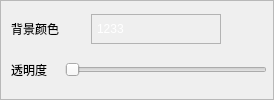
           <widget class="QFrame" name="frame_41">
            <property name="minimumSize">
             <size>
              <width>0</width>
              <height>50</height>
             </size>
            </property>
            <property name="frameShape">
             <enum>QFrame::StyledPanel</enum>
            </property>
            <property name="frameShadow">
             <enum>QFrame::Raised</enum>
            </property>
            <property name="lineWidth">
             <number>0</number>
            </property>
            <layout class="QGridLayout" name="gridLayout_5">
             <property name="leftMargin">
              <number>10</number>
             </property>
             <property name="topMargin">
              <number>6</number>
             </property>
             <property name="rightMargin">
              <number>6</number>
             </property>
             <property name="bottomMargin">
              <number>6</number>
             </property>
             <property name="horizontalSpacing">
              <number>6</number>
             </property>
             <property name="verticalSpacing">
              <number>4</number>
             </property>
             <item row="0" column="0">
              <widget class="QLabel" name="label_23">
               <property name="styleSheet">
                <string notr="true">font: 25 10pt &quot;Microsoft YaHei UI&quot;;</string>
               </property>
               <property name="text">
                <string>背景颜色</string>
               </property>
              </widget>
             </item>
             <item row="0" column="3">
              <spacer name="horizontalSpacer_13">
               <property name="orientation">
                <enum>Qt::Horizontal</enum>
               </property>
               <property name="sizeHint" stdset="0">
                <size>
                 <width>40</width>
                 <height>20</height>
                </size>
               </property>
              </spacer>
             </item>
             <item row="1" column="0">
              <widget class="QLabel" name="label_21">
               <property name="minimumSize">
                <size>
                 <width>40</width>
                 <height>30</height>
                </size>
               </property>
               <property name="maximumSize">
                <size>
                 <width>16777215</width>
                 <height>32</height>
                </size>
               </property>
               <property name="styleSheet">
                <string notr="true">font: 25 10pt &quot;Microsoft YaHei UI&quot;;</string>
               </property>
               <property name="text">
                <string>透明度</string>
               </property>
              </widget>
             </item>
             <item row="0" column="2">
              <widget class="QComboBox" name="comboBox_5">
               <property name="sizePolicy">
                <sizepolicy hsizetype="Fixed" vsizetype="Fixed">
                 <horstretch>0</horstretch>
                 <verstretch>0</verstretch>
                </sizepolicy>
               </property>
               <property name="minimumSize">
                <size>
                 <width>130</width>
                 <height>30</height>
                </size>
               </property>
               <property name="maximumSize">
                <size>
                 <width>130</width>
                 <height>16777215</height>
                </size>
               </property>
               <property name="styleSheet">
                <string notr="true">QComboBox {
    border: 1px solid #b3b3b3;  /* 默认透明边框 */
    background: transparent;        /* 背景透明 */
    color: white;                   /* 字体白色 */
    padding: 2px 15px 2px 5px;      /* 调整文本与箭头间距 */
	
	font: 25 10pt &quot;Microsoft YaHei UI&quot;;
}

/* 鼠标悬停效果 */
QComboBox:hover {
    border: 1px solid #00b6ff;      /* 悬停时蓝色边框 */
}

/* 下拉框展开时的状态 */
QComboBox:on { 
    border: 1px solid #00b6ff;      /* 点击展开时蓝色边框 */
}

/* 下拉箭头样式 */
QComboBox::drop-down {
    subcontrol-origin: padding;
    subcontrol-position: right;
    width: 15px;
    border-left: 1px solid transparent; /* 隐藏原分割线 */
}

QComboBox::down-arrow {
    image: url(:/new/prefix1/icons/down.svg);  /* 自定义白色箭头图标 */
    width: 10px;
    height: 10px;
}
/* 下拉列表视图 */
QComboBox QAbstractItemView {
    border: 1px solid #00b6ff;      /* 下拉框边框颜色 */
    background: rgba(0, 0, 0, 200); /* 半透明黑色背景 */
    color: white;                   /* 选项文字白色 */
    selection-background-color: #00b6ff; /* 选中项背景色 */
    outline: 0px;                   /* 去除选中虚线框 */
}

/* 下拉项悬停效果 */
QComboBox QAbstractItemView::item:hover {
    background-color: rgba(0, 182, 255, 50); /* 半透明蓝色背景 */
}</string>
               </property>
               <item>
                <property name="text">
                 <string>1233</string>
                </property>
               </item>
              </widget>
             </item>
             <item row="0" column="1">
              <spacer name="horizontalSpacer_14">
               <property name="orientation">
                <enum>Qt::Horizontal</enum>
               </property>
               <property name="sizeType">
                <enum>QSizePolicy::Fixed</enum>
               </property>
               <property name="sizeHint" stdset="0">
                <size>
                 <width>20</width>
                 <height>20</height>
                </size>
               </property>
              </spacer>
             </item>
             <item row="1" column="1" colspan="3">
              <widget class="QSlider" name="horizontalSlider_7">
               <property name="sizePolicy">
                <sizepolicy hsizetype="Expanding" vsizetype="Fixed">
                 <horstretch>0</horstretch>
                 <verstretch>0</verstretch>
                </sizepolicy>
               </property>
               <property name="orientation">
                <enum>Qt::Horizontal</enum>
               </property>
              </widget>
             </item>
            </layout>
           </widget>
